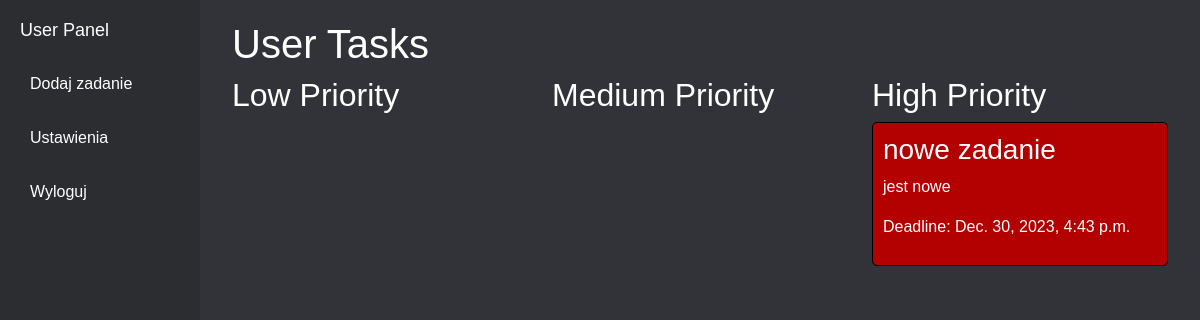
The app's page /test_events (signed in), older data.
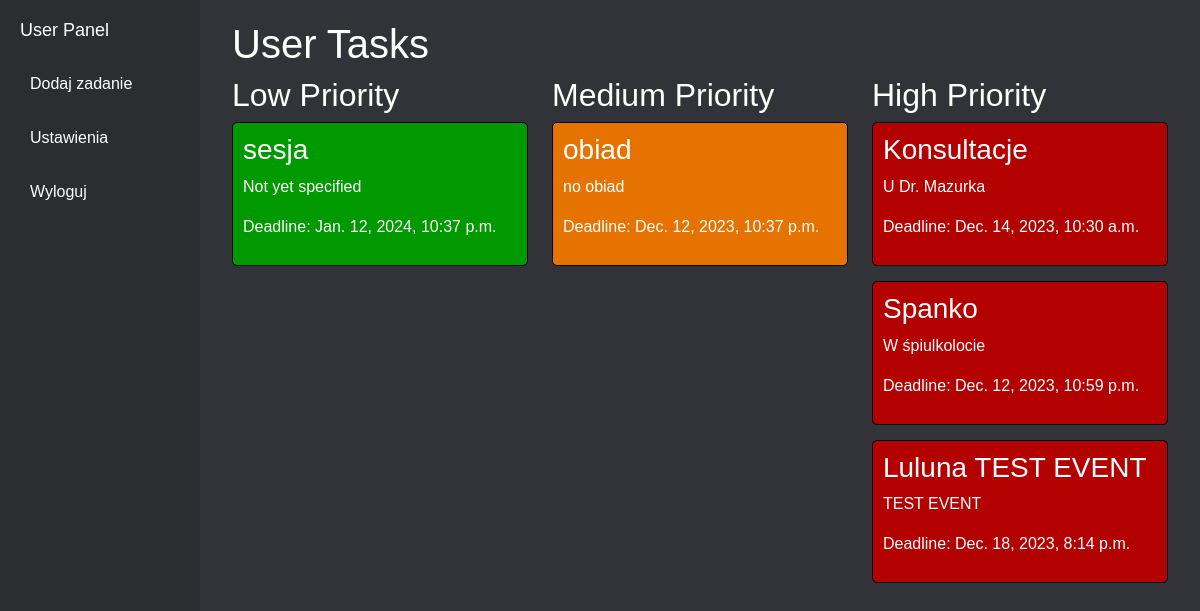
The same page, newer data.
### myapp/models.py (models this page shows, shortened)
class Event(models.Model):
    priority_choices = [
        ('low', 'Low'),
        ('medium', 'Medium'),
        ('high', 'High'),
    ]
    user = models.ForeignKey(User, on_delete=models.CASCADE)
    name = models.CharField(max_length=100, default="NONE")
    details = models.CharField(max_length=500, default="Not yet specified")
    deadline = models.DateTimeField(default=timezone.now)
    priority = models.CharField(max_length=10, choices=priority_choices, default='medium')

### myapp/views.py (the view)
# urls.py: path('test_events', views.test_events, name='test_events'),
def test_events(request):
    if request.user.is_authenticated:
        low_priority_events = Event.objects.filter(user=request.user, priority='low')
        medium_priority_events = Event.objects.filter(user=request.user, priority='medium')
        high_priority_events = Event.objects.filter(user=request.user, priority='high')
        return render(request, 'test_events.html', {
            'low_priority_events': low_priority_events,
            'medium_priority_events': medium_priority_events,
            'high_priority_events': high_priority_events,
            'username': request.user.username
        })
    else:
        return render(request, 'register.html')

### templates/test_events.html (shortened to what this page needs)
<!DOCTYPE html>
{% load static %}
<html lang="en">
<head>
    <link rel="stylesheet" href="https://cdn.jsdelivr.net/npm/bootstrap@5.3.0/dist/css/bootstrap.min.css">
    <link rel="stylesheet" href="{% static 'styles.css' %}">
</head>
<body>
<div class="container-fluid">
    <div class="row">
        <nav class="col-md-2 d-none d-md-block bg-light sidebar">
            <div class="sidebar-sticky">
                <h4 class="sidebar-header">User Panel</h4>
                <div class="sidebar-buttons">
                    <button class="btn btn-light" onclick="location.href='{% url 'add_event' %}'">Dodaj zadanie</button>
                    <button class="btn btn-light" onclick="location.href='{% url 'account_settings' %}'">Ustawienia</button>
                    <button class="btn btn-light" onclick="location.href='{% url 'logout' %}'">Wyloguj</button>                </div>
            </div>
        </nav>
        <main class="col-md-10">
            <div class="container">
                <h1>User Tasks</h1>
                <div class="row">
                    <div class="col">
                        <div class="task-section">
                            <div class="row">
                                <div class="col-md-4">
                                    <div class="priority-block" id="low-priority">
                                        <h2>Low Priority</h2>
                                        {% for event in low_priority_events %}
                                            <div class="task low">
                                                <h3>{{ event.name }}</h3>
                                                <p>{{ event.details }}</p>
                                                <p>Deadline: {{ event.deadline }}</p>
                                            </div>
                                        {% endfor %}
                                    </div>
                                </div>
                                <div class="col-md-4">
                                    <div class="priority-block" id="medium-priority">
                                        <h2>Medium Priority</h2>
                                        {% for event in medium_priority_events %}
                                            <div class="task medium">
                                                <h3>{{ event.name }}</h3>
                                                <p>{{ event.details }}</p>
                                                <p>Deadline: {{ event.deadline }}</p>
                                            </div>
                                        {% endfor %}
                                    </div>
                                </div>
                                <div class="col-md-4">
                                    <div class="priority-block" id="high-priority">
                                        <h2>High Priority</h2>
                                        {% for event in high_priority_events %}
                                            <div class="task high">
                                                <h3>{{ event.name }}</h3>
                                                <p>{{ event.details }}</p>
                                                <p>Deadline: {{ event.deadline }}</p>
                                            </div>
                                        {% endfor %}
                                    </div>
                                </div>
                            </div>
                        </div>
                    </div>
                </div>
            </div>
        </main>
    </div>
</div>
</body>
</html>

### static/styles.css (style rules this page uses)
body { margin: 0; font-family: 'Arial', sans-serif; background-color: #313338; color: #fff; }
.container { padding: 20px; }
.sidebar { width: 200px; height: 100vh; padding: 20px; display: flex; flex-direction: column; align-items: flex-start; background-color: #2B2D31 !important; }
.sidebar-header { font-size: 18px; margin-bottom: 20px; }
.sidebar-buttons button { display: block; width: 100%; padding: 10px; margin-bottom: 10px; border: none; text-align: left; background-color: transparent; color: #fff; cursor: pointer; }
.task { margin-bottom: 15px; padding: 10px; border: 1px solid #000; border-radius: 5px; color: #fff; }
.low, .medium, .high { color: #fff; }
.low { background-color: #009900; }
.medium { background-color: #e67300; }
.high { background-color: #b30000; }

Row changes from the older to the newer data that the page shows:
removed Event: name "nowe zadanie", details "jest nowe", deadline "Dec. 30, 2023, 4:43 p.m.", shown under "High Priority"
added Event: name "sesja", details "Not yet specified", deadline "Jan. 12, 2024, 10:37 p.m.", shown under "Low Priority"
added Event: name "obiad", details "no obiad", deadline "Dec. 12, 2023, 10:37 p.m.", shown under "Medium Priority"
added Event: name "Konsultacje", details "U Dr. Mazurka", deadline "Dec. 14, 2023, 10:30 a.m.", shown under "High Priority"
added Event: name "Spanko", details "W śpiulkolocie", deadline "Dec. 12, 2023, 10:59 p.m.", shown under "High Priority"
added Event: name "Luluna TEST EVENT", details "TEST EVENT", deadline "Dec. 18, 2023, 8:14 p.m.", shown under "High Priority"
